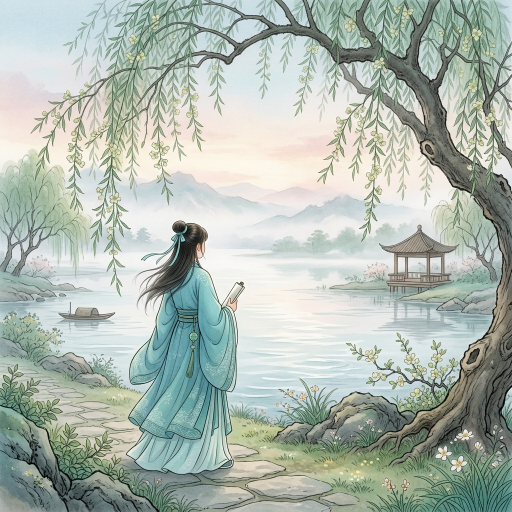
#> input picture genesis_web/public/bg-zijin.png, 1024 x 1024 px, given in place of ink_painting_hero_1777228812383.png, which was not available (shown at 1/2 size)
$ python patch_watermark.py
#> lines starting #> are read from the running program, lines starting #| are printed output that depends on the picture; pictures that were not available may be replaced by others from this repository, and a replacement may not be noted
from PIL import Image

in_path = r"C:\Users\Gurid\.gemini\antigravity\brain\346939a0-d2b7-4b8b-b71b-05b4eb7be419\ink_painting_hero_1777228812383.png"
out_path = r"f:\Projects\Python\ZiJin\genesis_web\public\bg-zaishui.png"

try:
    img = Image.open(in_path)
#> img is the input picture: PIL image 1024x1024 RGB; mean R, G, B 174.3, 184.7, 176.1

    # 提取水印右侧天空区域的色块 (200,0) 到 (400,200)
    # 因为AI生成的水印通常在左上角 (0, 0) ~ (150, 150)
    box_source = (180, 0, 380, 200)
    patch = img.crop(box_source)
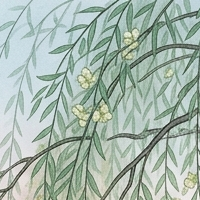
#> patch: PIL image 200x200 RGB; mean R, G, B 166.2, 183.5, 173.6

    # 水平翻转以制造自然的云雾过渡
    patch = patch.transpose(Image.FLIP_LEFT_RIGHT)
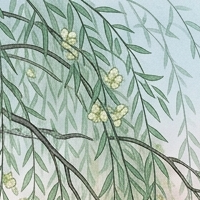
#> patch: PIL image 200x200 RGB; mean R, G, B 166.2, 183.5, 173.6

    # 将色块覆盖在左上角的水印区域
    img.paste(patch, (0, 0))
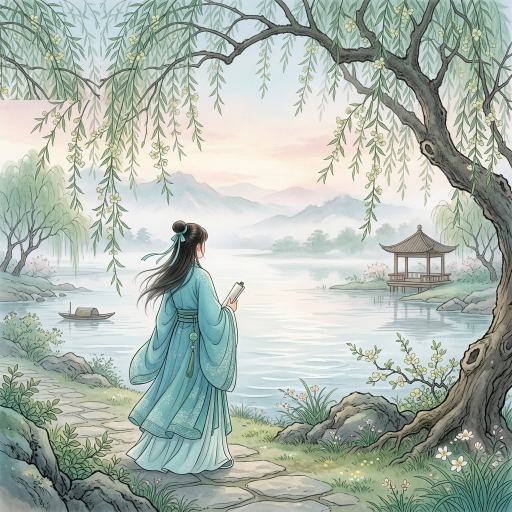
#> img: PIL image 1024x1024 RGB (shown at 1/2 size); mean R, G, B 172.6, 183.2, 174.1

    # 向下可能还有小印章，用下方背景覆盖
    box_source_2 = (0, 250, 150, 350)
    patch_2 = img.crop(box_source_2)
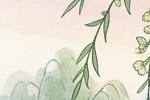
#> patch_2: PIL image 150x100 RGB; mean R, G, B 225.7, 222.3, 207
    patch_2 = patch_2.transpose(Image.FLIP_TOP_BOTTOM)
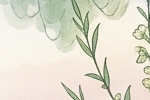
#> patch_2: PIL image 150x100 RGB; mean R, G, B 225.7, 222.3, 207
    img.paste(patch_2, (0, 150))

    img.save(out_path)
    print("成功覆盖左上角水印！")
except Exception as e:
    print(f"Error: {e}")
